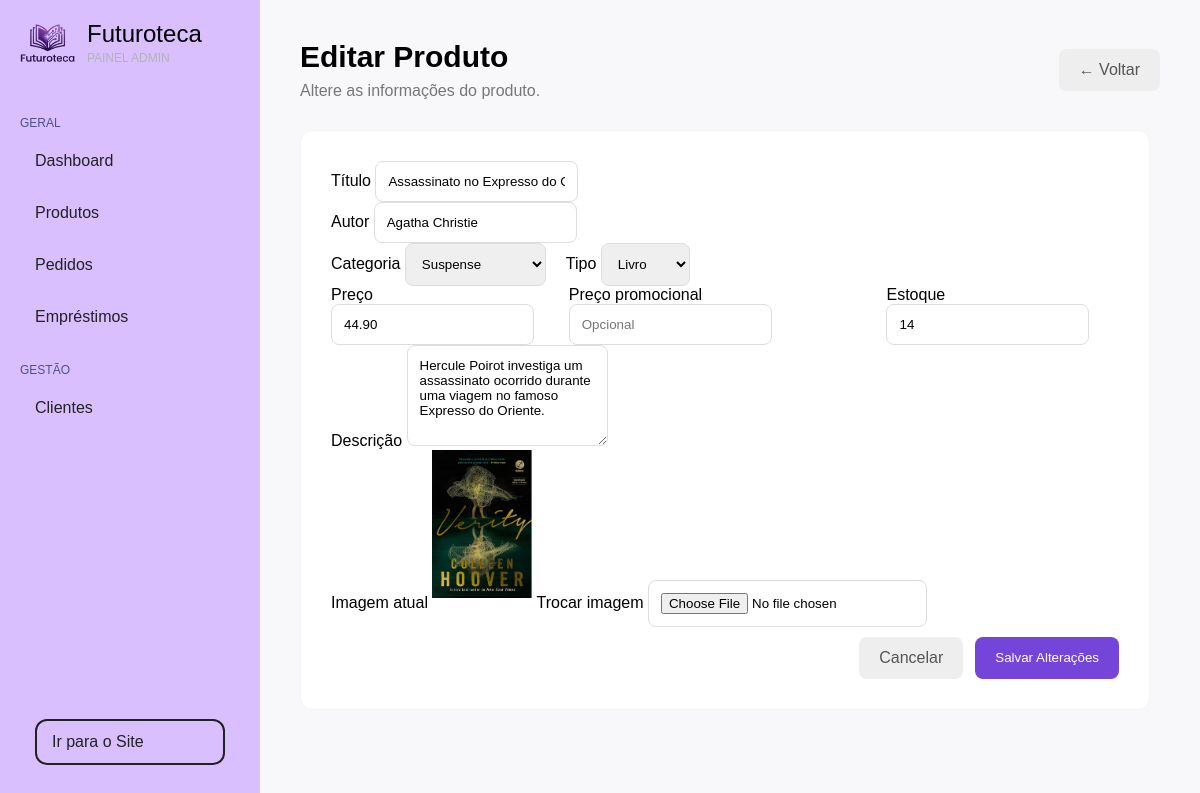
Page /dashboard/editar-produto.php?id=27 (signed in) on the earlier database version.
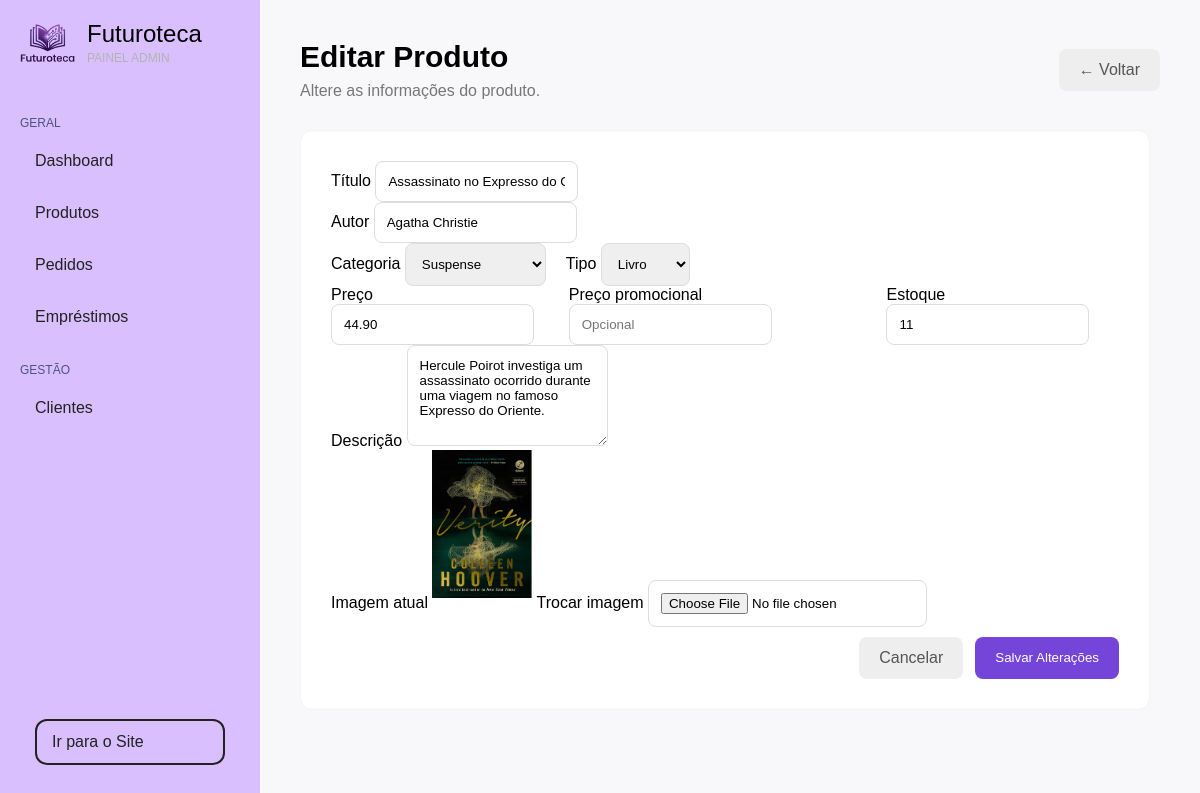
Same page on the later database version.
### tables this page shows
CREATE TABLE `produto` (
  `id_produto` int(11) NOT NULL,
  `titulo` varchar(150) NOT NULL,
  `autor` varchar(100) DEFAULT NULL,
  `categoria` varchar(80) NOT NULL,
  `tipo` enum('LIVRO','EBOOK','ARTIGO') NOT NULL,
  `preco` decimal(10,2) NOT NULL,
  `preco_promocional` decimal(10,2) DEFAULT NULL,
  `estoque` int(11) NOT NULL DEFAULT 0,
  `descricao` text DEFAULT NULL,
  `imagem` varchar(255) DEFAULT NULL
);

### crud.php (called while the page is built, shortened)
<?php
try {
    function read($pdo, $table, $where = null)
    {
        $sql = "SELECT * FROM $table";
        if ($where) {
            $sql .= " WHERE $where";
        }
        $stmt = $pdo->query($sql);
        return $stmt->fetch(PDO::FETCH_ASSOC);
    }
} catch (PDOException $e) {
    die("Erro de conexão: " . $e->getMessage());
}

### dashboard/editar-produto.php (the view, shortened to what the changed rows need)
<?php
require_once '../crud.php';
$id = (int) $_GET["id"];
$produto = read($pdo, "produto", "id_produto = $id");
?>
<!DOCTYPE html>
<html lang="pt-br">
<head>
    <link rel="stylesheet" href="../css/dashboard.css">
</head>
<body>
    <?php include 'partials/sidebar.php'; ?>
    <main class="conteudo">
        <div class="cabecalho-pagina">
            <div>
                <h1>Editar Produto</h1>
            </div>
        </div>
        <form class="form-produto" method="POST" enctype="multipart/form-data">
            <div class="campo">
                <label for="titulo">
                    Título
                </label>
                <input type="text" id="titulo" name="titulo" value="<?= htmlspecialchars($produto["titulo"]) ?>"
                    required>
            </div>
            <div class="campo">
                <label for="autor">
                    Autor
                </label>
                <input type="text" id="autor" name="autor" value="<?= htmlspecialchars($produto["autor"]) ?>">
            </div>
            <div class="linha-form">
                <div class="campo">
                    <label for="categoria">
                        Categoria
                    </label>
                    <select id="categoria" name="categoria" required>
                        <?php
                        $categorias = [
                            "Ficção",
                            "Romance",
                            "Fantasia",
                            "Aventura",
                            "Suspense",
                            "Comédia",
                            "Infantil",
                            "Biografia",
                            "Terror",
                            "Programação",
                            "Artigo Científico",
                            "História",
                            "HQ e Mangás",
                            "Literatura"
                        ];
                        ?>
                        <?php foreach ($categorias as $categoria): ?>
                            <option value="<?= htmlspecialchars($categoria) ?>" <?= $produto["categoria"] == $categoria ? "selected" : "" ?>>
                                <?= htmlspecialchars($categoria) ?>
                            </option>
                        <?php endforeach; ?>
                    </select>
                </div>
                <div class="campo">
                    <label for="tipo">
                        Tipo
                    </label>
                    <select id="tipo" name="tipo" required>
                        <option value="LIVRO" <?= $produto["tipo"] == "LIVRO" ? "selected" : "" ?>>
                            Livro
                        </option>
                    </select>
                </div>
            </div>
            <div class="linha-form">
                <div class="campo">
                    <label for="preco">
                        Preço
                    </label>
                    <input type="number" id="preco" name="preco" step="0.01" min="0" value="<?= $produto["preco"] ?>"
                        required>
                </div>
                <div class="campo">
                    <label for="estoque">
                        Estoque
                    </label>
                    <input type="number" id="estoque" name="estoque" min="0" value="<?= $produto["estoque"] ?>"
                        required>
                </div>
            </div>
            <div class="campo">
                <label for="descricao">
                    Descrição
                </label>
                <textarea id="descricao" name="descricao"
                    rows="5"><?= htmlspecialchars($produto["descricao"]) ?></textarea>
            </div>
            <div class="campo">
                <label>
                    Imagem atual
                </label>
                <?php if (!empty($produto["imagem"])): ?>
                    <img src="../uploads/<?= htmlspecialchars($produto["imagem"]) ?>" alt="Imagem do produto"
                        style="width: 100px; margin-bottom: 10px;">
                <?php endif; ?>
                <label for="imagem">
                    Trocar imagem
                </label>
                <input type="file" id="imagem" name="imagem" accept="image/*">
            </div>
        </form>
    </main>
</body>
</html>

Differences in the rows shown:
changed produto "Assassinato no Expresso do Oriente": estoque "14" → "11"
